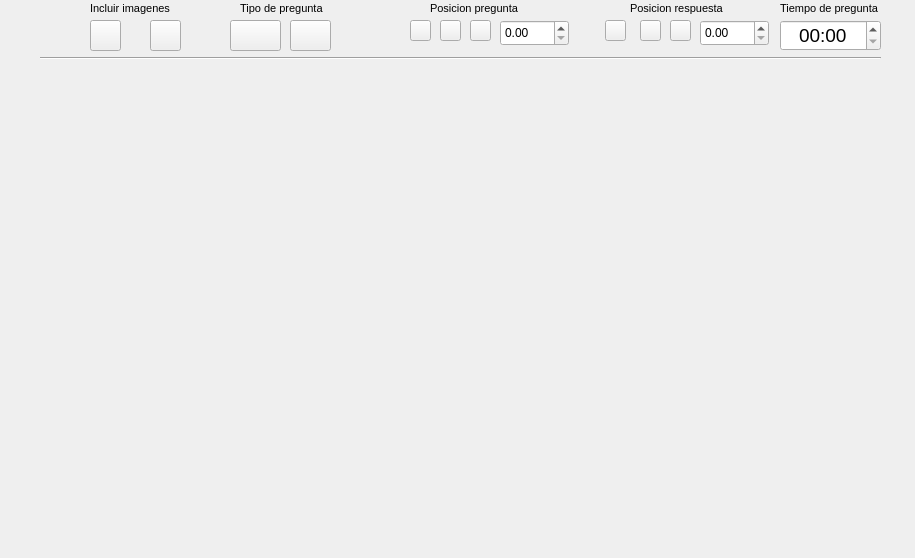
<?xml version="1.0" encoding="UTF-8"?>
<ui version="4.0">
 <class>Form</class>
 <widget class="QWidget" name="Form">
  <property name="geometry">
   <rect>
    <x>0</x>
    <y>0</y>
    <width>915</width>
    <height>558</height>
   </rect>
  </property>
  <property name="windowTitle">
   <string>Form</string>
  </property>
  <widget class="QStackedWidget" name="listWidget_panelVersion">
   <property name="geometry">
    <rect>
     <x>10</x>
     <y>60</y>
     <width>901</width>
     <height>491</height>
    </rect>
   </property>
   <property name="toolTipDuration">
    <number>0</number>
   </property>
   <property name="styleSheet">
    <string notr="true"/>
   </property>
   <property name="frameShape">
    <enum>QFrame::NoFrame</enum>
   </property>
   <property name="frameShadow">
    <enum>QFrame::Plain</enum>
   </property>
   <property name="currentIndex">
    <number>-1</number>
   </property>
  </widget>
  <widget class="QLabel" name="label_11">
   <property name="geometry">
    <rect>
     <x>780</x>
     <y>0</y>
     <width>101</width>
     <height>16</height>
    </rect>
   </property>
   <property name="font">
    <font>
     <pointsize>8</pointsize>
    </font>
   </property>
   <property name="text">
    <string>Tiempo de pregunta</string>
   </property>
  </widget>
  <widget class="QTimeEdit" name="timeEdit">
   <property name="geometry">
    <rect>
     <x>780</x>
     <y>20</y>
     <width>101</width>
     <height>31</height>
    </rect>
   </property>
   <property name="font">
    <font>
     <pointsize>14</pointsize>
    </font>
   </property>
   <property name="alignment">
    <set>Qt::AlignCenter</set>
   </property>
   <property name="currentSection">
    <enum>QDateTimeEdit::MinuteSection</enum>
   </property>
   <property name="displayFormat">
    <string>mm:ss</string>
   </property>
   <property name="currentSectionIndex">
    <number>0</number>
   </property>
  </widget>
  <widget class="QLabel" name="label_8">
   <property name="geometry">
    <rect>
     <x>240</x>
     <y>0</y>
     <width>91</width>
     <height>16</height>
    </rect>
   </property>
   <property name="font">
    <font>
     <pointsize>8</pointsize>
    </font>
   </property>
   <property name="text">
    <string>Tipo de pregunta</string>
   </property>
  </widget>
  <widget class="QPushButton" name="btn_pregAND">
   <property name="geometry">
    <rect>
     <x>230</x>
     <y>20</y>
     <width>51</width>
     <height>31</height>
    </rect>
   </property>
   <property name="styleSheet">
    <string notr="true">border-image: url(:/CreadorPreguntas/IMAGENES/icon_and.png);</string>
   </property>
   <property name="text">
    <string/>
   </property>
  </widget>
  <widget class="QPushButton" name="btn_pregOR">
   <property name="geometry">
    <rect>
     <x>290</x>
     <y>20</y>
     <width>41</width>
     <height>31</height>
    </rect>
   </property>
   <property name="styleSheet">
    <string notr="true">border-image: url(:/CreadorPreguntas/IMAGENES/icon_or.png);</string>
   </property>
   <property name="text">
    <string/>
   </property>
  </widget>
  <widget class="Line" name="line">
   <property name="geometry">
    <rect>
     <x>40</x>
     <y>50</y>
     <width>841</width>
     <height>16</height>
    </rect>
   </property>
   <property name="orientation">
    <enum>Qt::Horizontal</enum>
   </property>
  </widget>
  <widget class="QDoubleSpinBox" name="dSpin_pregTam">
   <property name="geometry">
    <rect>
     <x>500</x>
     <y>20</y>
     <width>69</width>
     <height>26</height>
    </rect>
   </property>
  </widget>
  <widget class="QPushButton" name="btn_pregCen">
   <property name="geometry">
    <rect>
     <x>440</x>
     <y>20</y>
     <width>21</width>
     <height>21</height>
    </rect>
   </property>
   <property name="styleSheet">
    <string notr="true">border-image: url(:/CreadorPreguntas/IMAGENES/alinear_centrar.png);</string>
   </property>
   <property name="text">
    <string/>
   </property>
   <property name="id" stdset="0">
    <number>0</number>
   </property>
  </widget>
  <widget class="QLabel" name="label_10">
   <property name="geometry">
    <rect>
     <x>430</x>
     <y>0</y>
     <width>91</width>
     <height>16</height>
    </rect>
   </property>
   <property name="font">
    <font>
     <pointsize>8</pointsize>
    </font>
   </property>
   <property name="text">
    <string>Posicion pregunta</string>
   </property>
  </widget>
  <widget class="QPushButton" name="btn_pregIzq">
   <property name="geometry">
    <rect>
     <x>410</x>
     <y>20</y>
     <width>21</width>
     <height>21</height>
    </rect>
   </property>
   <property name="styleSheet">
    <string notr="true">border-image: url(:/CreadorPreguntas/IMAGENES/alinear_izquierda.png);</string>
   </property>
   <property name="text">
    <string/>
   </property>
   <property name="id" stdset="0">
    <number>1</number>
   </property>
  </widget>
  <widget class="QPushButton" name="btn_pregDer">
   <property name="geometry">
    <rect>
     <x>470</x>
     <y>20</y>
     <width>21</width>
     <height>21</height>
    </rect>
   </property>
   <property name="styleSheet">
    <string notr="true">border-image: url(:/CreadorPreguntas/IMAGENES/alinear_derecho.png);</string>
   </property>
   <property name="text">
    <string/>
   </property>
   <property name="id" stdset="0">
    <number>2</number>
   </property>
  </widget>
  <widget class="QPushButton" name="btn_respIzq">
   <property name="geometry">
    <rect>
     <x>605</x>
     <y>20</y>
     <width>21</width>
     <height>21</height>
    </rect>
   </property>
   <property name="styleSheet">
    <string notr="true">border-image: url(:/CreadorPreguntas/IMAGENES/alinear_izquierda.png);</string>
   </property>
   <property name="text">
    <string/>
   </property>
  </widget>
  <widget class="QPushButton" name="btn_respDer">
   <property name="geometry">
    <rect>
     <x>670</x>
     <y>20</y>
     <width>21</width>
     <height>21</height>
    </rect>
   </property>
   <property name="styleSheet">
    <string notr="true">border-image: url(:/CreadorPreguntas/IMAGENES/alinear_derecho.png);</string>
   </property>
   <property name="text">
    <string/>
   </property>
  </widget>
  <widget class="QDoubleSpinBox" name="dSpin_respTam">
   <property name="geometry">
    <rect>
     <x>700</x>
     <y>20</y>
     <width>69</width>
     <height>26</height>
    </rect>
   </property>
  </widget>
  <widget class="QPushButton" name="btn_respCen">
   <property name="geometry">
    <rect>
     <x>640</x>
     <y>20</y>
     <width>21</width>
     <height>21</height>
    </rect>
   </property>
   <property name="styleSheet">
    <string notr="true">border-image: url(:/CreadorPreguntas/IMAGENES/alinear_centrar.png);</string>
   </property>
   <property name="text">
    <string/>
   </property>
  </widget>
  <widget class="QLabel" name="label_12">
   <property name="geometry">
    <rect>
     <x>630</x>
     <y>0</y>
     <width>101</width>
     <height>16</height>
    </rect>
   </property>
   <property name="font">
    <font>
     <pointsize>8</pointsize>
    </font>
   </property>
   <property name="text">
    <string>Posicion respuesta</string>
   </property>
  </widget>
  <widget class="QLabel" name="label_5">
   <property name="geometry">
    <rect>
     <x>90</x>
     <y>0</y>
     <width>81</width>
     <height>16</height>
    </rect>
   </property>
   <property name="font">
    <font>
     <pointsize>8</pointsize>
    </font>
   </property>
   <property name="text">
    <string>Incluir imagenes</string>
   </property>
  </widget>
  <widget class="QPushButton" name="btn_pregImag0">
   <property name="geometry">
    <rect>
     <x>90</x>
     <y>20</y>
     <width>31</width>
     <height>31</height>
    </rect>
   </property>
   <property name="styleSheet">
    <string notr="true">border-image: url(:/CreadorPreguntas/IMAGENES/icon_preg0.png);</string>
   </property>
   <property name="text">
    <string/>
   </property>
  </widget>
  <widget class="QPushButton" name="btn_pregImag50">
   <property name="geometry">
    <rect>
     <x>150</x>
     <y>20</y>
     <width>31</width>
     <height>31</height>
    </rect>
   </property>
   <property name="styleSheet">
    <string notr="true">border-image: url(:/CreadorPreguntas/IMAGENES/icon_preg50.png);</string>
   </property>
   <property name="text">
    <string/>
   </property>
  </widget>
 </widget>
 <resources>
  <include location="../../IMAG.qrc"/>
 </resources>
 <connections/>
</ui>
